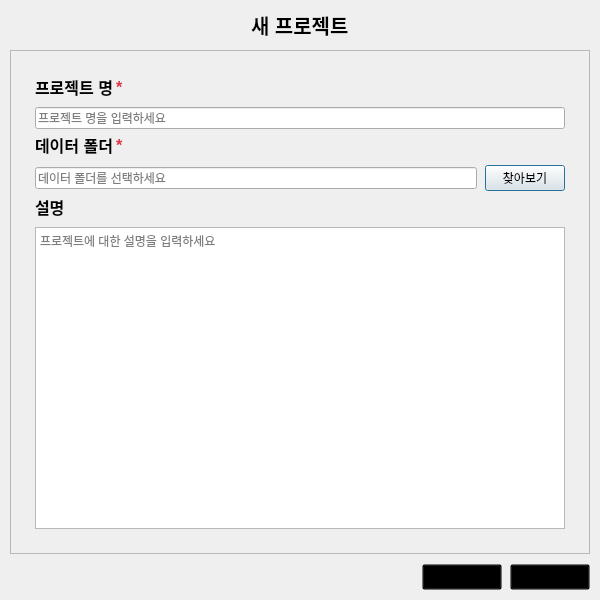
<?xml version="1.0" encoding="UTF-8"?>
<ui version="4.0">
 <class>NewProjectDialog</class>
 <widget class="QDialog" name="NewProjectDialog">
  <property name="geometry">
   <rect>
    <x>0</x>
    <y>0</y>
    <width>600</width>
    <height>600</height>
   </rect>
  </property>
  <property name="minimumSize">
   <size>
    <width>600</width>
    <height>600</height>
   </size>
  </property>
  <property name="maximumSize">
   <size>
    <width>600</width>
    <height>600</height>
   </size>
  </property>
  <property name="windowTitle">
   <string>S-DIA - 새 프로젝트</string>
  </property>
  <layout class="QVBoxLayout" name="verticalLayout">
   <property name="spacing">
    <number>10</number>
   </property>
   <property name="leftMargin">
    <number>10</number>
   </property>
   <property name="topMargin">
    <number>10</number>
   </property>
   <property name="rightMargin">
    <number>10</number>
   </property>
   <property name="bottomMargin">
    <number>10</number>
   </property>
   <item>
    <widget class="QWidget" name="title_container" native="true">
     <property name="styleSheet">
      <string notr="true">background-color: transparent;</string>
     </property>
     <layout class="QHBoxLayout" name="horizontalLayout">
      <property name="spacing">
       <number>4</number>
      </property>
      <property name="leftMargin">
       <number>0</number>
      </property>
      <property name="topMargin">
       <number>0</number>
      </property>
      <property name="rightMargin">
       <number>0</number>
      </property>
      <property name="bottomMargin">
       <number>0</number>
      </property>
      <item>
       <spacer name="horizontalSpacer_2">
        <property name="orientation">
         <enum>Qt::Orientation::Horizontal</enum>
        </property>
        <property name="sizeHint" stdset="0">
         <size>
          <width>40</width>
          <height>20</height>
         </size>
        </property>
       </spacer>
      </item>
      <item>
       <widget class="QLabel" name="title_label">
        <property name="styleSheet">
         <string notr="true">font-size: 20px;
font-weight: bold;
color: #000000;
background-color: transparent;</string>
        </property>
        <property name="text">
         <string>새 프로젝트</string>
        </property>
       </widget>
      </item>
      <item>
       <spacer name="horizontalSpacer_3">
        <property name="orientation">
         <enum>Qt::Orientation::Horizontal</enum>
        </property>
        <property name="sizeHint" stdset="0">
         <size>
          <width>40</width>
          <height>20</height>
         </size>
        </property>
       </spacer>
      </item>
     </layout>
    </widget>
   </item>
   <item>
    <widget class="QFrame" name="form_container">
     <property name="frameShape">
      <enum>QFrame::Shape::StyledPanel</enum>
     </property>
     <property name="frameShadow">
      <enum>QFrame::Shadow::Raised</enum>
     </property>
     <layout class="QVBoxLayout" name="verticalLayout_2">
      <property name="spacing">
       <number>4</number>
      </property>
      <property name="leftMargin">
       <number>24</number>
      </property>
      <property name="topMargin">
       <number>24</number>
      </property>
      <property name="rightMargin">
       <number>24</number>
      </property>
      <property name="bottomMargin">
       <number>24</number>
      </property>
      <item>
       <widget class="QWidget" name="name_container" native="true">
        <layout class="QHBoxLayout" name="name_layout">
         <property name="spacing">
          <number>2</number>
         </property>
         <property name="leftMargin">
          <number>0</number>
         </property>
         <property name="topMargin">
          <number>0</number>
         </property>
         <property name="rightMargin">
          <number>0</number>
         </property>
         <property name="bottomMargin">
          <number>4</number>
         </property>
         <item>
          <widget class="QLabel" name="name_text">
           <property name="styleSheet">
            <string notr="true">font-size: 16px;
font-weight: bold;</string>
           </property>
           <property name="text">
            <string>프로젝트 명</string>
           </property>
          </widget>
         </item>
         <item>
          <widget class="QLabel" name="name_required">
           <property name="styleSheet">
            <string notr="true">color: #dc3545;
font-size: 16px;
font-weight: bold;</string>
           </property>
           <property name="text">
            <string>*</string>
           </property>
          </widget>
         </item>
         <item>
          <spacer name="name_spacer">
           <property name="orientation">
            <enum>Qt::Orientation::Horizontal</enum>
           </property>
           <property name="sizeHint" stdset="0">
            <size>
             <width>40</width>
             <height>20</height>
            </size>
           </property>
          </spacer>
         </item>
        </layout>
       </widget>
      </item>
      <item>
       <widget class="QLineEdit" name="name_input">
        <property name="placeholderText">
         <string>프로젝트 명을 입력하세요</string>
        </property>
       </widget>
      </item>
      <item>
       <widget class="QWidget" name="data_container" native="true">
        <layout class="QHBoxLayout" name="data_layout">
         <property name="spacing">
          <number>2</number>
         </property>
         <property name="leftMargin">
          <number>0</number>
         </property>
         <property name="topMargin">
          <number>0</number>
         </property>
         <property name="rightMargin">
          <number>0</number>
         </property>
         <property name="bottomMargin">
          <number>4</number>
         </property>
         <item>
          <widget class="QLabel" name="data_text">
           <property name="styleSheet">
            <string notr="true">font-size: 16px;
font-weight: bold;</string>
           </property>
           <property name="text">
            <string>데이터 폴더</string>
           </property>
          </widget>
         </item>
         <item>
          <widget class="QLabel" name="data_required">
           <property name="styleSheet">
            <string notr="true">color: #dc3545;
font-size: 16px;
font-weight: bold;</string>
           </property>
           <property name="text">
            <string>*</string>
           </property>
          </widget>
         </item>
         <item>
          <spacer name="data_spacer">
           <property name="orientation">
            <enum>Qt::Orientation::Horizontal</enum>
           </property>
           <property name="sizeHint" stdset="0">
            <size>
             <width>40</width>
             <height>20</height>
            </size>
           </property>
          </spacer>
         </item>
        </layout>
       </widget>
      </item>
      <item>
       <widget class="QWidget" name="data_input_container" native="true">
        <layout class="QHBoxLayout" name="data_input_layout">
         <property name="spacing">
          <number>8</number>
         </property>
         <property name="leftMargin">
          <number>0</number>
         </property>
         <property name="topMargin">
          <number>0</number>
         </property>
         <property name="rightMargin">
          <number>0</number>
         </property>
         <property name="bottomMargin">
          <number>0</number>
         </property>
         <item>
          <widget class="QLineEdit" name="data_input">
           <property name="placeholderText">
            <string>데이터 폴더를 선택하세요</string>
           </property>
          </widget>
         </item>
         <item>
          <widget class="QPushButton" name="browse_button">
           <property name="text">
            <string>찾아보기</string>
           </property>
          </widget>
         </item>
        </layout>
       </widget>
      </item>
      <item>
       <widget class="QWidget" name="description_container" native="true">
        <layout class="QHBoxLayout" name="description_layout">
         <property name="spacing">
          <number>2</number>
         </property>
         <property name="leftMargin">
          <number>0</number>
         </property>
         <property name="topMargin">
          <number>0</number>
         </property>
         <property name="rightMargin">
          <number>0</number>
         </property>
         <property name="bottomMargin">
          <number>4</number>
         </property>
         <item>
          <widget class="QLabel" name="description_text">
           <property name="styleSheet">
            <string notr="true">font-size: 16px;
font-weight: bold;</string>
           </property>
           <property name="text">
            <string>설명</string>
           </property>
          </widget>
         </item>
         <item>
          <spacer name="description_spacer">
           <property name="orientation">
            <enum>Qt::Orientation::Horizontal</enum>
           </property>
           <property name="sizeHint" stdset="0">
            <size>
             <width>40</width>
             <height>20</height>
            </size>
           </property>
          </spacer>
         </item>
        </layout>
       </widget>
      </item>
      <item>
       <widget class="QTextEdit" name="description_input">
        <property name="placeholderText">
         <string>프로젝트에 대한 설명을 입력하세요</string>
        </property>
       </widget>
      </item>
     </layout>
    </widget>
   </item>
   <item>
    <widget class="QWidget" name="button_container" native="true">
     <property name="styleSheet">
      <string notr="true">background-color: transparent;</string>
     </property>
     <layout class="QHBoxLayout" name="button_layout">
      <property name="spacing">
       <number>8</number>
      </property>
      <property name="leftMargin">
       <number>0</number>
      </property>
      <property name="topMargin">
       <number>0</number>
      </property>
      <property name="rightMargin">
       <number>0</number>
      </property>
      <property name="bottomMargin">
       <number>0</number>
      </property>
      <item>
       <spacer name="horizontalSpacer">
        <property name="orientation">
         <enum>Qt::Orientation::Horizontal</enum>
        </property>
        <property name="sizeHint" stdset="0">
         <size>
          <width>40</width>
          <height>20</height>
         </size>
        </property>
       </spacer>
      </item>
      <item>
       <widget class="QPushButton" name="cancel_button">
        <property name="text">
         <string>취소</string>
        </property>
       </widget>
      </item>
      <item>
       <widget class="QPushButton" name="create_button">
        <property name="text">
         <string>생성</string>
        </property>
       </widget>
      </item>
     </layout>
    </widget>
   </item>
  </layout>
 </widget>
 <resources/>
 <connections>
  <connection>
   <sender>create_button</sender>
   <signal>clicked()</signal>
   <receiver>NewProjectDialog</receiver>
   <slot>accept()</slot>
   <hints>
    <hint type="sourcelabel">
     <x>20</x>
     <y>20</y>
    </hint>
    <hint type="destinationlabel">
     <x>20</x>
     <y>20</y>
    </hint>
   </hints>
  </connection>
  <connection>
   <sender>cancel_button</sender>
   <signal>clicked()</signal>
   <receiver>NewProjectDialog</receiver>
   <slot>reject()</slot>
   <hints>
    <hint type="sourcelabel">
     <x>20</x>
     <y>20</y>
    </hint>
    <hint type="destinationlabel">
     <x>20</x>
     <y>20</y>
    </hint>
   </hints>
  </connection>
 </connections>
 <slots>
  <slot>accept()</slot>
  <slot>reject()</slot>
 </slots>
</ui>
